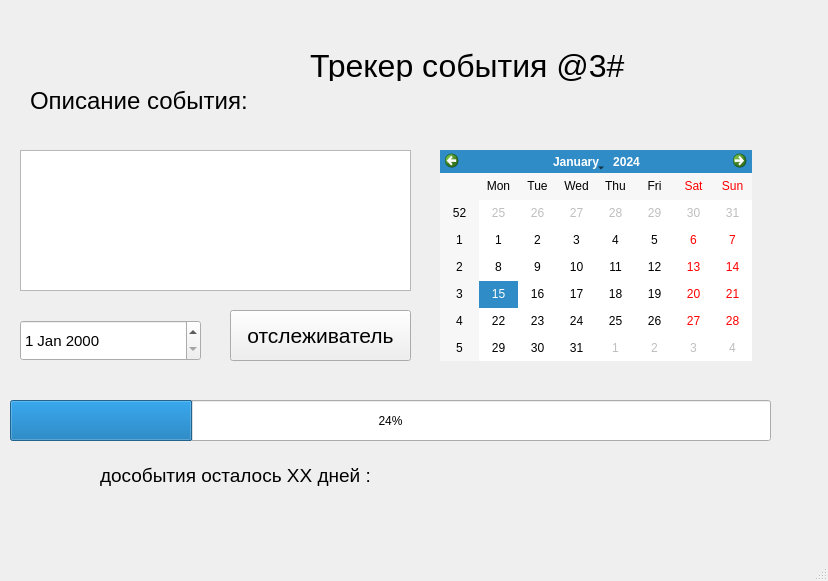
<?xml version="1.0" encoding="UTF-8"?>
<ui version="4.0">
 <class>MainWindow</class>
 <widget class="QMainWindow" name="MainWindow">
  <property name="geometry">
   <rect>
    <x>0</x>
    <y>0</y>
    <width>828</width>
    <height>581</height>
   </rect>
  </property>
  <property name="windowTitle">
   <string>вфвфвфывфв</string>
  </property>
  <widget class="QWidget" name="centralwidget">
   <widget class="QLabel" name="label">
    <property name="geometry">
     <rect>
      <x>310</x>
      <y>50</y>
      <width>351</width>
      <height>31</height>
     </rect>
    </property>
    <property name="font">
     <font>
      <pointsize>24</pointsize>
     </font>
    </property>
    <property name="text">
     <string>Трекер события @3#</string>
    </property>
   </widget>
   <widget class="QCalendarWidget" name="calendarWidget">
    <property name="geometry">
     <rect>
      <x>440</x>
      <y>150</y>
      <width>312</width>
      <height>211</height>
     </rect>
    </property>
   </widget>
   <widget class="QProgressBar" name="progressBar">
    <property name="geometry">
     <rect>
      <x>10</x>
      <y>400</y>
      <width>761</width>
      <height>41</height>
     </rect>
    </property>
    <property name="value">
     <number>24</number>
    </property>
   </widget>
   <widget class="QPlainTextEdit" name="plainTextEdit">
    <property name="geometry">
     <rect>
      <x>20</x>
      <y>150</y>
      <width>391</width>
      <height>141</height>
     </rect>
    </property>
   </widget>
   <widget class="QLabel" name="label_2">
    <property name="geometry">
     <rect>
      <x>30</x>
      <y>80</y>
      <width>231</width>
      <height>41</height>
     </rect>
    </property>
    <property name="font">
     <font>
      <pointsize>18</pointsize>
     </font>
    </property>
    <property name="text">
     <string>Описание события:</string>
    </property>
   </widget>
   <widget class="QPushButton" name="pushButton">
    <property name="geometry">
     <rect>
      <x>230</x>
      <y>310</y>
      <width>181</width>
      <height>51</height>
     </rect>
    </property>
    <property name="font">
     <font>
      <pointsize>16</pointsize>
     </font>
    </property>
    <property name="text">
     <string>отслеживатель</string>
    </property>
   </widget>
   <widget class="QDateEdit" name="dateEdit">
    <property name="geometry">
     <rect>
      <x>20</x>
      <y>320</y>
      <width>181</width>
      <height>41</height>
     </rect>
    </property>
    <property name="font">
     <font>
      <pointsize>11</pointsize>
     </font>
    </property>
   </widget>
   <widget class="QLabel" name="label_3">
    <property name="geometry">
     <rect>
      <x>100</x>
      <y>460</y>
      <width>351</width>
      <height>31</height>
     </rect>
    </property>
    <property name="font">
     <font>
      <pointsize>14</pointsize>
     </font>
    </property>
    <property name="text">
     <string>дособытия осталось ХХ дней :</string>
    </property>
   </widget>
  </widget>
  <widget class="QMenuBar" name="menubar">
   <property name="geometry">
    <rect>
     <x>0</x>
     <y>0</y>
     <width>828</width>
     <height>31</height>
    </rect>
   </property>
   <property name="font">
    <font>
     <pointsize>14</pointsize>
    </font>
   </property>
  </widget>
  <widget class="QStatusBar" name="statusbar"/>
 </widget>
 <resources/>
 <connections/>
</ui>
